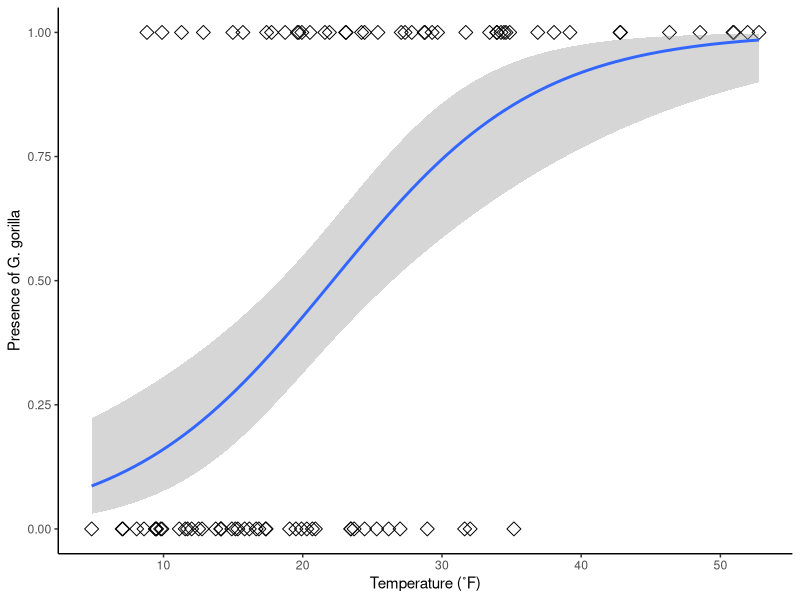

This figure's R source:
## ---- chunk 1
library(tidyverse)
temperature <- sort(rgamma(n=92, shape = 5, scale=5))
presence <- sample(rep(c(1,0), each=46), prob = seq_len(92))
freme <- data.frame(temperature, presence)
freme

fremeModel <- glm(presence ~ temperature, 
                   data=freme,
                   family=binomial(link=logit)) 
summary(fremeModel)


fremePlot <- ggplot( data= freme,
                      aes(x=temperature, y=presence))+
  geom_point(size=3, shape=5)+
  stat_smooth(method = "glm", method.args=list(family=binomial))+
  xlab("Temperature (˚F)")+
  ylab("Presence of G. gorilla")+
  theme_classic()
fremePlot

